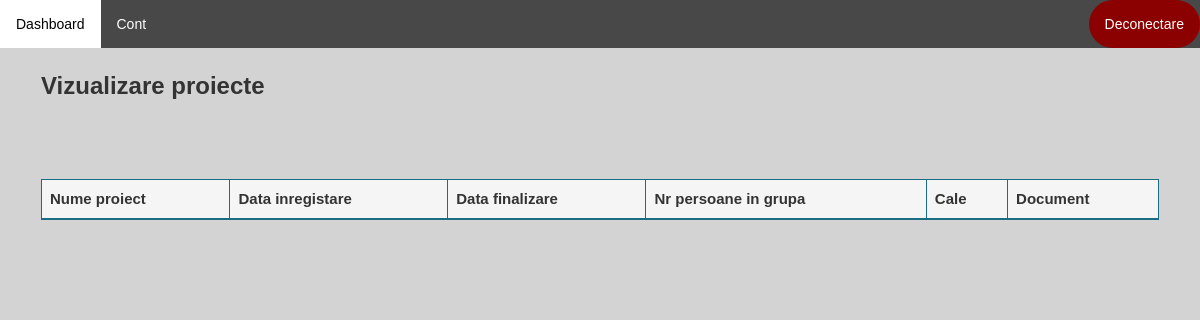
The page /vizualizare-disciplina/11/vizualizare-proiecte/ (signed in) on the database as committed earlier.
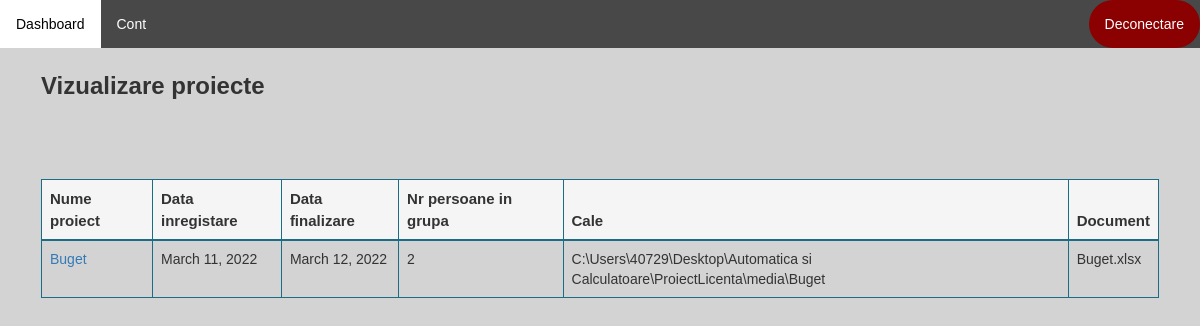
The same page on the database as committed later.
### application/models.py (models this page shows)
class Proiect(models.Model):
    id = models.AutoField(primary_key=True)
    nume = models.CharField(max_length=100, unique=False)
    data_inregistrare = models.DateField(auto_now_add=True)
    data_finalizare = models.DateField()
    profesor = models.ForeignKey(User, on_delete=models.CASCADE)
    disciplina = models.ForeignKey(Disciplina, on_delete=models.CASCADE, null=True)
    document = models.CharField(max_length=100, null=True)
    nr_persoane = models.IntegerField(null=True)
    cale = models.CharField(max_length=100, default=None)

### application/decorators.py (the view)
        def wrapper_func(request, *args, **kwargs):
            user_groups = list()
            for group in request.user.groups.all():
                user_groups.append(group.name)
            if allowed_roles[0] in user_groups:
                return view_func(request, *args, **kwargs)
            else:
                return redirect('dashboard')

### application/functions.py (called while the page is built)
def get_user_info(request):
    user = request.user
    user_groups = [group.name for group in user.groups.all()]
    if 'admin' in user_groups:
        user_type = 'admin'
    elif 'studenti' in user_groups:
        user_type = 'student'
    elif 'secretariat' in user_groups:
        user_type = 'secretar'
    else:
        user_type = 'profesor'
    out = {'user': user,
           'user_groups': user_groups,
           'user_type': user_type
           }
    return out

def create_context(request=None, extract_user_info=True):
    if extract_user_info and not request:
        raise ValueError("request must be set if extract_user_info is True")
    out = {}
    if extract_user_info:
        out.update(get_user_info(request))
    return out

### application/views.py (called while the page is built)
@allowed_users(allowed_roles=['profesori'])
@login_required(login_url='login')
def vizualizareProiecte(request, pk):
    context = create_context(request)
    proiecte = Proiect.objects.all()
    disciplina = Disciplina.objects.get(pk=pk)
    if request.method == 'POST':
        return redirect('vizualizareDisciplina')
    context['proiecte'] = proiecte
    context['disciplina'] = disciplina
    return render(request, 'application/profesor/vizualizare_proiecte.html', context)

### application/templates/application/profesor/vizualizare_proiecte.html (shortened to what this page needs)
{% extends 'application/dashboard.html' %}
{% load static %}
{% block article %}
        <h3><b>Vizualizare proiecte</b></h3><br>
        <div class="table-wrapper-scroll-y custom-scrollbar" style="margin-top: 50px">
            <table class="table table-bordered" id="myTable" style="border-color: #1b6d85">
                <thead style="background-color: whitesmoke; border-color: #1b6d85; font-size: 15px">
                <tr  style="border-color: #1b6d85">
                    <th  style="border-color: #1b6d85">Nume proiect</th>
                    <th  style="border-color: #1b6d85">Data inregistare</th>
                    <th  style="border-color: #1b6d85">Data finalizare</th>
                    <th  style="border-color: #1b6d85">Nr persoane in grupa</th>
                    <th  style="border-color: #1b6d85">Cale</th>
                    <th  style="border-color: #1b6d85">Document</th>
                </tr>
                </thead>
                <tbody>
                {% for proiect in proiecte %}
                    {% if proiect.disciplina.id is disciplina.id %}
                    <tr class="tr">
                        <td  style="border-color: #1b6d85"><a href="{% url 'proiect' proiect.id %}"> {{ proiect.nume }}</a></td>
                        <td  style="border-color: #1b6d85">{{ proiect.data_inregistrare }}</td>
                        <td  style="border-color: #1b6d85">{{ proiect.data_finalizare }}</td>
                        <td  style="border-color: #1b6d85">{{ proiect.nr_persoane }}</td>
                        <td  style="border-color: #1b6d85">{{ proiect.cale }}</td>
                        <td  style="border-color: #1b6d85">{{ proiect.document }}</td>
                    </tr>
                    {% endif %}
                {% endfor %}
                </tbody>
            </table>
        </div>
{% endblock %}

### application/templates/application/dashboard.html (shortened to what this page needs)
{% extends 'application/main_layout_application.html' %}
{% load static %}

### application/templates/application/main_layout_application.html (shortened to what this page needs)
{% extends 'main_layout.html' %}
{% load static %}
{% block header %}
    <link rel="stylesheet" href="{% static 'application/css/main_layout_application.css' %}">
        <ul class="topnav">
            <li><a href="{% url 'dashboard' %}">Dashboard</a></li>
            <li><a href="{% url 'account' %}">Cont</a>
            <li class="right"><a class="logout" href="{% url 'logout' %}">Deconectare</a></li>
        </ul>
{% endblock %}

### templates/main_layout.html (shortened to what this page needs)
<!DOCTYPE html>
{% load static %}
<html lang="en">
<head>
    <link rel="stylesheet" href="{% static 'css/main_layout.css' %}">
    <link rel="stylesheet" href="{% static 'css/bootstrap_v341.min.css' %}">
</head>
<body>
    <header>
        {% block header %}
        {% endblock %}
    </header>
    <section>
        <article>
            <div class="article">
                {% block article %}
                {% endblock %}
            </div>
        </article>
    </section>
</body>
</html>

### static/css/main_layout.css (style rules this page uses)
.article { padding: 0 16px; margin: 25px; }

### application/static/application/css/main_layout_application.css (style rules this page uses)
body { font-family: Arial, Helvetica, sans-serif; }
body { margin: 0; background-color: lightgray; font-family: Arial, Helvetica, sans-serif; }
ul.topnav { list-style-type: none; margin: 0; padding: 0; overflow: hidden; background-color: #484848; }
ul.topnav li { float: left; }
ul.topnav li a { display: block; color: white; text-align: center; padding: 14px 16px; text-decoration: none; }
ul.topnav li.right { background-color: darkred; float: right; border-radius: 50px; }

Rows that differ between the two databases and show on the page:
added Proiect: nume "Buget", data_inregistrare "March 11, 2022", data_finalizare "March 12, 2022", nr_persoane "2", cale "C:\\Users\\40729\\Desktop\\Automatica si Calculatoare\\ProiectLicenta\\media\\Buget", document "Buget.xlsx"
